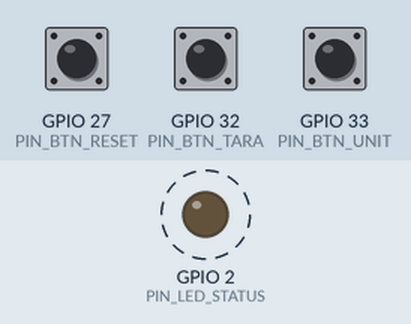
Bench run of a program on a simulated ESP32. Parts: output pins drawn as LEDs (lit = HIGH). Dashed ring = blinking. The inputs (shaded band) are chosen by the test bench; at power-on: GPIO 27 (PIN_BTN_RESET) HIGH, GPIO 32 (PIN_BTN_TARA) HIGH, GPIO 33 (PIN_BTN_UNIT) HIGH. What the program prints to the serial monitor is not drawn.

Above: at 1.2 s.
1.3 s: GPIO 27 (PIN_BTN_RESET) pulled LOW for 0.15 s
4.3 s: GPIO 32 (PIN_BTN_TARA) pulled LOW for 0.15 s
7.3 s: GPIO 33 (PIN_BTN_UNIT) pulled LOW for 0.15 s
Timing chart, 0 to 16.3 s (numbered marks = the images above; inputs shaded):
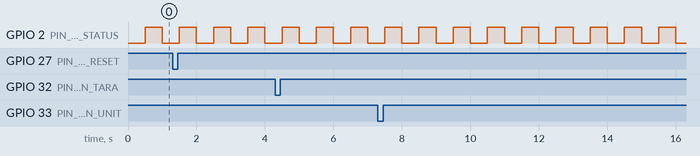

The program:

main.cpp
```cpp
#include <Arduino.h>
#include "config.h"
#include "Action_Buttons.h"

Action_Button btnTara(PIN_BTN_TARA);
Action_Button btnUnit(PIN_BTN_UNIT);
Action_Button btnReset(PIN_BTN_RESET);

unsigned long lastMsg = 0;

void setup()
{
  Serial.begin(SERIAL_BAUD);
  btnTara.begin();
  btnUnit.begin();
  btnReset.begin();
  pinMode(PIN_LED_STATUS, OUTPUT);

  Serial.println("\n--- GVA SmartScale Firmware ---");
  Serial.println("System Version: 1.0.0");
  Serial.println("Status: Initializing...");
}

void loop()
{
  digitalWrite(PIN_LED_STATUS, (millis() / 500) % 2);

  // Enviar mensaje cada cierto tiempo
  if (millis() - lastMsg > 2000)
  {
    Serial.println("Sistema operativo y listo para usar.");
    lastMsg = millis();
  }

  if (btnTara.isPressed())
  {
    Serial.println("Accion: Tara ejecutada");
    // lógica para poner a cero el HX711
  }

  if (btnUnit.isPressed())
  {
    Serial.println("Accion: Cambio de Unidad (Kg/Lb)");
    // lógica para cambiar la unidad de peso
  }

  if (btnReset.isPressed())
  {
    Serial.println("Accion: Reinicio de sistema");
    // lógica para reiniciar el sistema
  }
}
```

config.h
```cpp
#ifndef CONFIG_H
#define CONFIG_H

#include <Arduino.h>

// Sensor HX711
#define PINM_HX711_DOUT 16
#define PINM_HX711_SCK 17

// Perifericos de salida
#define PIN_LCD_SDA 21
#define PIN_LCD_SCL 22
#define PIN_BUZZER 25
#define PIN_LED_STATUS 2 // Led interno del ESP32 para indicar estado del sistema (opcional)

// Entradas
#define PIN_BTN_TARA 32  // Boton de Tara
#define PIN_BTN_UNIT 33  // Boton para cambiar unidad (kg/lb)
#define PIN_BTN_RESET 27 // Boton para limpiar errores/Reset

// Parametros de Operacion
#define LCD_ADDR 0x27
const long SERIAL_BAUD = 115200;
const int UPDATE_INTERVAL = 250;

#endif
```

Measured:
- by itself, GPIO 2 (PIN_LED_STATUS): alternates HIGH for 0.50 s and LOW for 0.50 s
